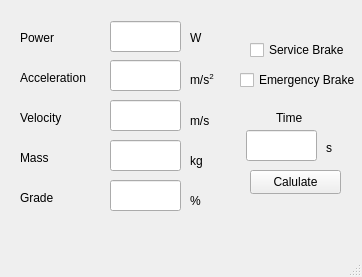
<?xml version="1.0" encoding="UTF-8"?>
<ui version="4.0">
 <class>MainWindow</class>
 <widget class="QMainWindow" name="MainWindow">
  <property name="geometry">
   <rect>
    <x>0</x>
    <y>0</y>
    <width>362</width>
    <height>277</height>
   </rect>
  </property>
  <property name="windowTitle">
   <string>MainWindow</string>
  </property>
  <widget class="QWidget" name="centralwidget">
   <widget class="QLineEdit" name="power">
    <property name="geometry">
     <rect>
      <x>110</x>
      <y>21</y>
      <width>71</width>
      <height>31</height>
     </rect>
    </property>
   </widget>
   <widget class="QLabel" name="label">
    <property name="geometry">
     <rect>
      <x>20</x>
      <y>30</y>
      <width>71</width>
      <height>16</height>
     </rect>
    </property>
    <property name="text">
     <string>Power</string>
    </property>
   </widget>
   <widget class="QLabel" name="label_2">
    <property name="geometry">
     <rect>
      <x>190</x>
      <y>30</y>
      <width>21</width>
      <height>16</height>
     </rect>
    </property>
    <property name="text">
     <string>W</string>
    </property>
   </widget>
   <widget class="QLineEdit" name="acceleration">
    <property name="geometry">
     <rect>
      <x>110</x>
      <y>60</y>
      <width>71</width>
      <height>31</height>
     </rect>
    </property>
   </widget>
   <widget class="QLabel" name="label_3">
    <property name="geometry">
     <rect>
      <x>20</x>
      <y>70</y>
      <width>81</width>
      <height>16</height>
     </rect>
    </property>
    <property name="text">
     <string>Acceleration</string>
    </property>
   </widget>
   <widget class="QLabel" name="accValue_tb">
    <property name="geometry">
     <rect>
      <x>190</x>
      <y>70</y>
      <width>31</width>
      <height>21</height>
     </rect>
    </property>
    <property name="frameShape">
     <enum>QFrame::NoFrame</enum>
    </property>
    <property name="text">
     <string>&lt;html&gt;&lt;head/&gt;&lt;body&gt;&lt;p&gt;m/s&lt;span style=&quot; vertical-align:super;&quot;&gt;2&lt;/span&gt;&lt;/p&gt;&lt;/body&gt;&lt;/html&gt;</string>
    </property>
   </widget>
   <widget class="QLabel" name="accValue_tb_2">
    <property name="geometry">
     <rect>
      <x>190</x>
      <y>110</y>
      <width>31</width>
      <height>21</height>
     </rect>
    </property>
    <property name="frameShape">
     <enum>QFrame::NoFrame</enum>
    </property>
    <property name="text">
     <string>m/s</string>
    </property>
   </widget>
   <widget class="QLabel" name="label_4">
    <property name="geometry">
     <rect>
      <x>20</x>
      <y>110</y>
      <width>81</width>
      <height>16</height>
     </rect>
    </property>
    <property name="text">
     <string>Velocity</string>
    </property>
   </widget>
   <widget class="QLineEdit" name="velocity">
    <property name="geometry">
     <rect>
      <x>110</x>
      <y>100</y>
      <width>71</width>
      <height>31</height>
     </rect>
    </property>
   </widget>
   <widget class="QLineEdit" name="mass">
    <property name="geometry">
     <rect>
      <x>110</x>
      <y>140</y>
      <width>71</width>
      <height>31</height>
     </rect>
    </property>
   </widget>
   <widget class="QLabel" name="label_5">
    <property name="geometry">
     <rect>
      <x>20</x>
      <y>150</y>
      <width>81</width>
      <height>16</height>
     </rect>
    </property>
    <property name="text">
     <string>Mass</string>
    </property>
   </widget>
   <widget class="QLabel" name="accValue_tb_3">
    <property name="geometry">
     <rect>
      <x>190</x>
      <y>150</y>
      <width>31</width>
      <height>21</height>
     </rect>
    </property>
    <property name="frameShape">
     <enum>QFrame::NoFrame</enum>
    </property>
    <property name="text">
     <string>kg</string>
    </property>
   </widget>
   <widget class="QLineEdit" name="grade">
    <property name="geometry">
     <rect>
      <x>110</x>
      <y>180</y>
      <width>71</width>
      <height>31</height>
     </rect>
    </property>
    <property name="text">
     <string/>
    </property>
   </widget>
   <widget class="QLabel" name="label_6">
    <property name="geometry">
     <rect>
      <x>20</x>
      <y>190</y>
      <width>81</width>
      <height>16</height>
     </rect>
    </property>
    <property name="text">
     <string>Grade</string>
    </property>
   </widget>
   <widget class="QLabel" name="accValue_tb_4">
    <property name="geometry">
     <rect>
      <x>190</x>
      <y>190</y>
      <width>31</width>
      <height>21</height>
     </rect>
    </property>
    <property name="frameShape">
     <enum>QFrame::NoFrame</enum>
    </property>
    <property name="text">
     <string>%</string>
    </property>
   </widget>
   <widget class="QCheckBox" name="s_brake">
    <property name="geometry">
     <rect>
      <x>250</x>
      <y>40</y>
      <width>101</width>
      <height>20</height>
     </rect>
    </property>
    <property name="text">
     <string>Service Brake</string>
    </property>
   </widget>
   <widget class="QCheckBox" name="e_brake">
    <property name="geometry">
     <rect>
      <x>240</x>
      <y>70</y>
      <width>121</width>
      <height>20</height>
     </rect>
    </property>
    <property name="text">
     <string>Emergency Brake</string>
    </property>
   </widget>
   <widget class="QLineEdit" name="time">
    <property name="geometry">
     <rect>
      <x>246</x>
      <y>130</y>
      <width>71</width>
      <height>31</height>
     </rect>
    </property>
   </widget>
   <widget class="QLabel" name="label_7">
    <property name="geometry">
     <rect>
      <x>276</x>
      <y>110</y>
      <width>31</width>
      <height>16</height>
     </rect>
    </property>
    <property name="text">
     <string>Time</string>
    </property>
   </widget>
   <widget class="QLabel" name="label_8">
    <property name="geometry">
     <rect>
      <x>326</x>
      <y>140</y>
      <width>16</width>
      <height>16</height>
     </rect>
    </property>
    <property name="text">
     <string>s</string>
    </property>
   </widget>
   <widget class="QPushButton" name="button">
    <property name="geometry">
     <rect>
      <x>250</x>
      <y>170</y>
      <width>91</width>
      <height>24</height>
     </rect>
    </property>
    <property name="text">
     <string>Calulate</string>
    </property>
   </widget>
  </widget>
  <widget class="QMenuBar" name="menubar">
   <property name="geometry">
    <rect>
     <x>0</x>
     <y>0</y>
     <width>362</width>
     <height>26</height>
    </rect>
   </property>
  </widget>
  <widget class="QStatusBar" name="statusbar"/>
 </widget>
 <resources/>
 <connections/>
</ui>
